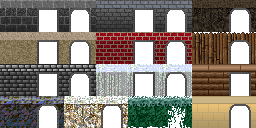
#> input picture assets/walls.png, 256 x 128 px
$ python convert_textures.py
#> lines starting #> are read from the running program, lines starting #| are printed output that depends on the picture
#!/usr/bin/env python3
"""Convert PNG textures to SNES format for the raycasting engine.

Reads:
  assets/walls.png  (256x128, 8x4 grid of 32x32 tiles)
  assets/floors.png (256x256, irregular grid)

Outputs:
  data/palettes.inc  - shared 16-color BGR555 palette (WLA-DX .dw)
  data/textures.inc  - column-major pixel data (WLA-DX .db)
"""

import math
import os
from collections import Counter

from PIL import Image

BASE_DIR = os.path.join(os.path.dirname(os.path.abspath(__file__)), os.pardir)
ASSETS_DIR = os.path.join(BASE_DIR, "assets")
DATA_DIR = os.path.join(BASE_DIR, "data")

WALLS_PATH = os.path.join(ASSETS_DIR, "walls.png")
FLOORS_PATH = os.path.join(ASSETS_DIR, "floors.png")
PALETTES_PATH = os.path.join(DATA_DIR, "palettes.inc")
TEXTURES_PATH = os.path.join(DATA_DIR, "textures.inc")

TILE_SIZE = 32
DB_PER_LINE = 8  # .db values per line


def extract_tile(img, col, row, tile_w=TILE_SIZE, tile_h=TILE_SIZE):
    """Extract a tile_w x tile_h tile from a grid image at (col, row)."""
    x0 = col * tile_w
    y0 = row * tile_h
    return img.crop((x0, y0, x0 + tile_w, y0 + tile_h))


def get_pixels_rgba(tile):
    """Return list of (r, g, b, a) tuples for every pixel in the tile."""
    tile_rgba = tile.convert("RGBA")
    return list(tile_rgba.getdata())


def collect_opaque_colors(pixels):
    """Collect all unique opaque RGB colors and their frequencies."""
    freq = Counter()
    for r, g, b, a in pixels:
        if a > 0:
            freq[(r, g, b)] += 1
    return freq


def rgb_to_bgr555(r, g, b):
    """Convert 8-bit RGB to SNES 15-bit BGR555."""
    return ((b >> 3) << 10) | ((g >> 3) << 5) | (r >> 3)


def color_distance_sq(c1, c2):
    """Squared Euclidean distance between two RGB tuples."""
    return (c1[0] - c2[0]) ** 2 + (c1[1] - c2[1]) ** 2 + (c1[2] - c2[2]) ** 2


def nearest_palette_index(rgb, palette):
    """Find the index of the nearest color in the palette."""
    best_idx = 0
    best_dist = float("inf")
    for idx, pal_color in enumerate(palette):
        d = color_distance_sq(rgb, pal_color)
        if d < best_dist:
            best_dist = d
            best_idx = idx
    return best_idx


def build_palette(wall_pixels, floor_pixels, max_colors=16):
    """Build a shared palette from two sets of RGBA pixels.

    Color 0 is always black (0, 0, 0).
    Remaining slots use the most frequent colors across both tiles.
    """
    freq = Counter()
    for pixels in (wall_pixels, floor_pixels):
        for r, g, b, a in pixels:
            if a > 0:
                freq[(r, g, b)] += 1

    # Remove black if present -- it gets slot 0 regardless
    freq.pop((0, 0, 0), None)

    remaining_slots = max_colors - 1  # slot 0 = black

    unique_colors = list(freq.keys())
    if len(unique_colors) <= remaining_slots:
        # All fit -- sort by frequency for determinism
        selected = sorted(unique_colors, key=lambda c: -freq[c])
    else:
        # Take the most frequent colors
        selected = [c for c, _ in freq.most_common(remaining_slots)]

    palette = [(0, 0, 0)] + selected

    # Pad to exactly max_colors with black if needed
    while len(palette) < max_colors:
        palette.append((0, 0, 0))

    return palette


def index_tile(pixels, width, height, palette):
    """Convert RGBA pixel list to column-major indexed bytes.

    Returns a list of (width * height) palette indices in column-major order:
      for col in 0..width-1:
        for row in 0..height-1:
          output.append(index)
    """
    # Build a row-major 2D grid first
    grid = []
    for row in range(height):
        row_data = []
        for col in range(width):
            r, g, b, a = pixels[row * width + col]
            if a == 0:
                row_data.append(0)  # transparent -> color 0 (black)
            else:
                row_data.append(nearest_palette_index((r, g, b), palette))
        grid.append(row_data)

    # Convert to column-major
    result = []
    for col in range(width):
        for row in range(height):
            result.append(grid[row][col])
    return result


def format_palette(palette):
    """Format palette as WLA-DX .dw directives."""
    lines = ["shared_palette:"]
    bgr_values = [rgb_to_bgr555(r, g, b) for r, g, b in palette]
    hex_vals = ", ".join(f"${v:04X}" for v in bgr_values)
    lines.append(f"  .dw {hex_vals}")
    return "\n".join(lines)


def format_texture(label, indices, width=TILE_SIZE, height=TILE_SIZE):
    """Format column-major texture data as WLA-DX .db directives."""
    lines = [f"{label}:"]
    for col in range(width):
        lines.append(f"  ; Column {col} (rows 0-{height - 1})")
        col_start = col * height
        col_data = indices[col_start:col_start + height]
        for i in range(0, len(col_data), DB_PER_LINE):
            chunk = col_data[i:i + DB_PER_LINE]
            hex_vals = ", ".join(f"${v:02X}" for v in chunk)
            lines.append(f"  .db {hex_vals}")
    return "\n".join(lines)


def main():
    # Load images
    walls_img = Image.open(WALLS_PATH)
#> walls_img is the input picture: PIL image 256x128 RGBA; mean R, G, B, A 139.1, 131.7, 122.8, 197.8
    floors_img = Image.open(FLOORS_PATH)
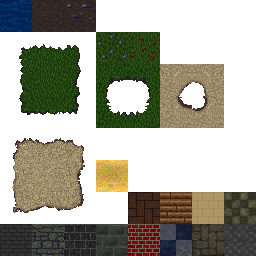
#> input picture assets/floors.png, 256 x 256 px
#> floors_img is the input picture: PIL image 256x256 RGBA; mean R, G, B, A 167.2, 166.3, 153.7, 129.8

    print(f"Loaded walls.png:  {walls_img.size[0]}x{walls_img.size[1]} ({walls_img.mode})")
#| Loaded walls.png:  256x128 (RGBA)
    print(f"Loaded floors.png: {floors_img.size[0]}x{floors_img.size[1]} ({floors_img.mode})")
#| Loaded floors.png: 256x256 (RGBA)

    # Extract specific tiles
    wall_tile = extract_tile(walls_img, col=0, row=2)   # blue stone
#> in extract_tile, `return img.crop((x0, y0, x0 + tile_w, y0 + tile_h))`:
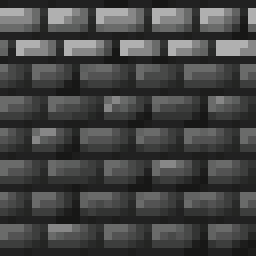
#> returned value: PIL image 32x32 RGBA (shown 8 times larger); mean R, G, B, A 66.8, 67.3, 66.6, 255
    floor_tile = extract_tile(floors_img, col=5, row=6)  # stone floor
#> call 2 of extract_tile, with col = 5, row = 6, tile_w = 32, tile_h = 32
#> in extract_tile (call 2), `return img.crop((x0, y0, x0 + tile_w, y0 + tile_h))`:
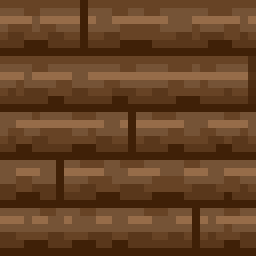
#> returned value: PIL image 32x32 RGBA (shown 8 times larger); mean R, G, B, A 100.4, 65.7, 36.9, 255

    print(f"Wall tile:  col=0, row=2 from walls.png  ({wall_tile.size[0]}x{wall_tile.size[1]})")
#| Wall tile:  col=0, row=2 from walls.png  (32x32)
    print(f"Floor tile: col=5, row=6 from floors.png ({floor_tile.size[0]}x{floor_tile.size[1]})")
#| Floor tile: col=5, row=6 from floors.png (32x32)

    # Get pixel data
    wall_pixels = get_pixels_rgba(wall_tile)
#> wall_pixels = 1024 items, first 6: (29, 29, 28, 255), (33, 33, 33, 255), (33, 33, 33, 255), (33, 33, 33, 255), (33, 33, 33, 255), (33, 33, 33, 255)
    floor_pixels = get_pixels_rgba(floor_tile)
#> floor_pixels = 1024 items, first 6: (103, 67, 37, 255), (103, 67, 37, 255), (103, 67, 37, 255), (103, 67, 37, 255), (103, 67, 37, 255), (103, 67, 37, 255)

    # Build shared palette
    palette = build_palette(wall_pixels, floor_pixels, max_colors=16)
#> the loop in build_palette, `for pixels in (wall_pixels, floor_pixels):` made 2 passes
#> after the loop in build_palette, `for pixels in (wall_pixels, floor_pixels):`: freq = 24 items
#> in build_palette, `unique_colors = list(freq.keys())`: unique_colors = 24 items, first 6: (29, 29, 28), (33, 33, 33), (23, 23, 22), (176, 176, 176), (135, 135, 135), (106, 107, 106)
#> in build_palette, `selected = [c for c, _ in freq.most_common(remaining_slots)]`: selected = [(117, 83, 54), (103, 67, 37), (63, 32, 7), (33, 33, 33), (89, 55, 27), (61, 62, 61), (106, 107, 106), (150, 108, 73), (51, 52, 51), (83, 83, 83), (29, 29, 28), (41, 42, 41), (72, 73, 72), (23, 23, 22), (135, 135, 135)]
#> in build_palette, `palette = [(0, 0, 0)] + selected`: palette = [(0, 0, 0), (117, 83, 54), (103, 67, 37), (63, 32, 7), (33, 33, 33), (89, 55, 27), (61, 62, 61), (106, 107, 106), (150, 108, 73), (51, 52, 51), (83, 83, 83), (29, 29, 28), (41, 42, 41), (72, 73, 72), (23, 23, 22), (135, 135, 135)]

    # Count unique opaque colors for reporting
    wall_freq = collect_opaque_colors(wall_pixels)
#> the loop in collect_opaque_colors, `for r, g, b, a in pixels:` made 1024 passes
#> after the loop in collect_opaque_colors, `for r, g, b, a in pixels:`: freq = 15 items
#> wall_freq = 15 items
    floor_freq = collect_opaque_colors(floor_pixels)
#> the loop in collect_opaque_colors (call 2), `for r, g, b, a in pixels:` made 1024 passes
#> floor_freq = 9 items
    all_unique = set(wall_freq.keys()) | set(floor_freq.keys())
#> all_unique = 24 items
    print(f"Unique opaque colors: wall={len(wall_freq)}, floor={len(floor_freq)}, combined={len(all_unique)}")
#| Unique opaque colors: wall=15, floor=9, combined=24
    print(f"Palette slots used: {sum(1 for c in palette if c != (0, 0, 0) or palette.index(c) == 0)}")
#| Palette slots used: 16

    # Index pixels to palette (column-major)
    wall_indices = index_tile(wall_pixels, TILE_SIZE, TILE_SIZE, palette)
#> after the loop in index_tile, `for row in range(height):`: grid = 32 items
#> after the loop in index_tile, `for col in range(width):`: result = 1024 values, max 15 at index 1, min 4 at index 4, mean 8.55
#> wall_indices has the same summary as result in index_tile
    floor_indices = index_tile(floor_pixels, TILE_SIZE, TILE_SIZE, palette)
#> floor_indices = 1024 values, max 8 at index 2, min 1 at index 1, mean 3.15

    # Generate output files
    os.makedirs(DATA_DIR, exist_ok=True)

    # --- palettes.inc ---
    header_pal = (
        "; ============================================\n"
        "; Shared 16-color BGR555 palette\n"
        "; Auto-generated by tools/convert_textures.py\n"
        "; ============================================\n"
    )
    palette_text = header_pal + "\n" + format_palette(palette) + "\n"
#> in format_palette, `bgr_values = [rgb_to_bgr555(r, g, b) for r, g, b in palette]`: bgr_values = [0, 6478, 4364, 135, 4228, 3275, 7399, 13741, 9650, 6342, 10570, 3171, 5285, 9513, 2114, 16912]

    with open(PALETTES_PATH, "w", newline="\n") as f:
        f.write(palette_text)

    # --- textures.inc ---
    header_tex = (
        "; ============================================\n"
        "; Texture data (column-major, 1 byte/pixel)\n"
        "; Auto-generated by tools/convert_textures.py\n"
        "; ============================================\n"
    )
    wall_text = format_texture("wall_texture_0", wall_indices)
#> after the loop in format_texture, `for col in range(width):`: lines = 161 items
    floor_text = format_texture("floor_texture_0", floor_indices)
    textures_output = header_tex + "\n" + wall_text + "\n\n" + floor_text + "\n"

    with open(TEXTURES_PATH, "w", newline="\n") as f:
        f.write(textures_output)

    print()
    print(f"Generated: {os.path.normpath(PALETTES_PATH)}")
    print(f"  16 BGR555 palette entries")
    print(f"Generated: {os.path.normpath(TEXTURES_PATH)}")
    print(f"  wall_texture_0:  {len(wall_indices)} bytes (32x32 column-major)")
#|   wall_texture_0:  1024 bytes (32x32 column-major)
    print(f"  floor_texture_0: {len(floor_indices)} bytes (32x32 column-major)")
#|   floor_texture_0: 1024 bytes (32x32 column-major)


if __name__ == "__main__":
    main()
